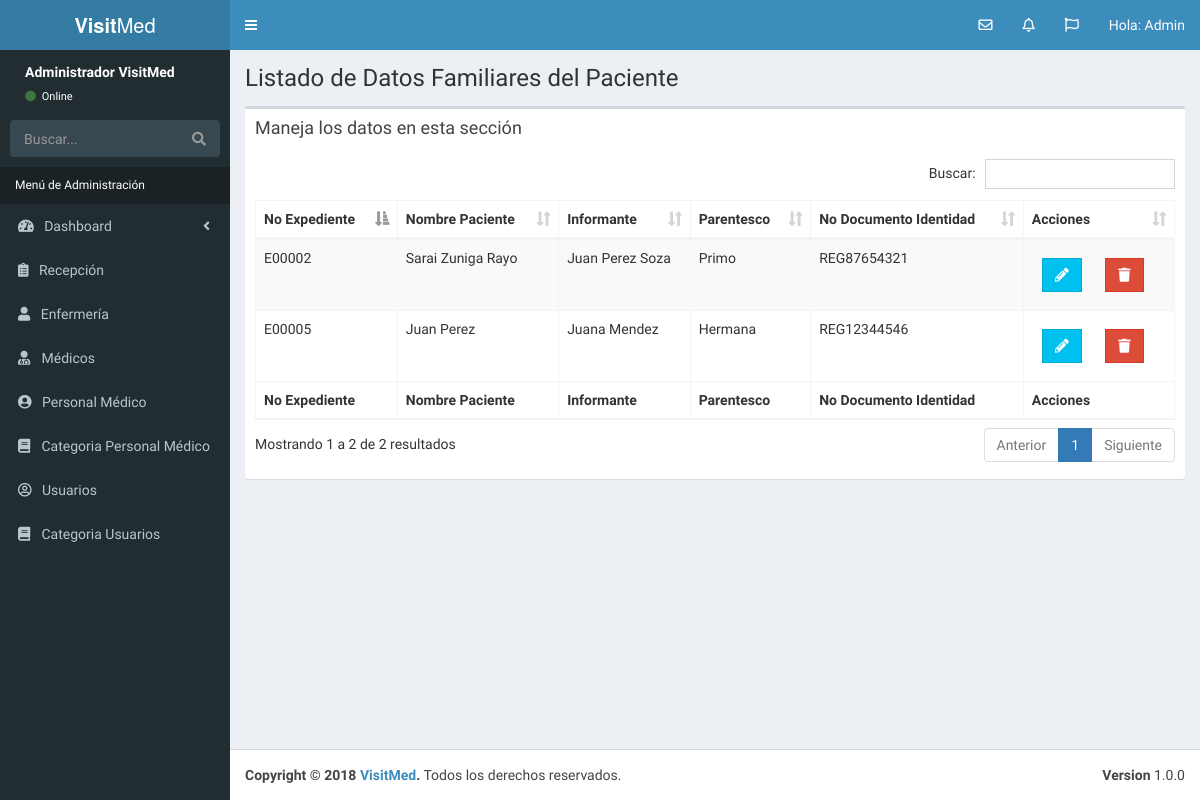
Before: /lista_ficha_informacion.php (signed in) with the older database file.
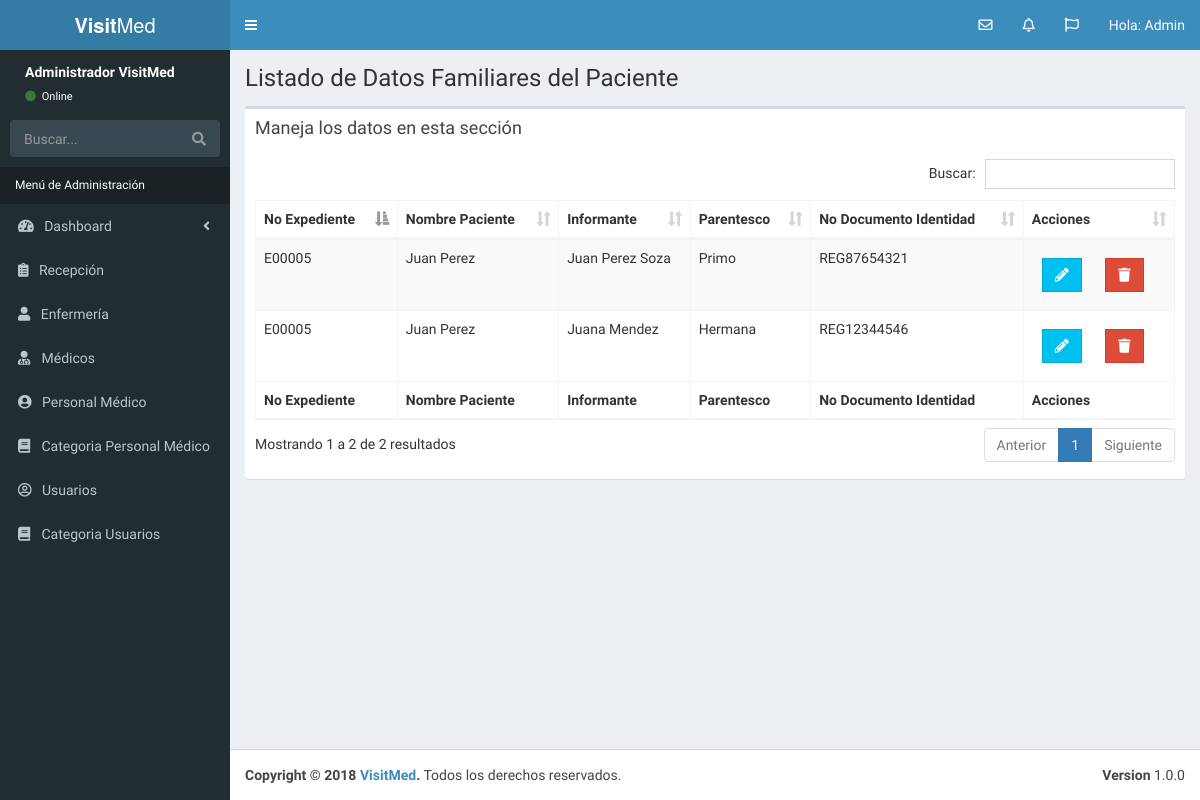
After: the same page with the newer database file.
### tables this page shows
CREATE TABLE `datos_informante` (
  `id_informante_paciente` int(10) NOT NULL,
  `numero_paciente_informante` int(10) NOT NULL,
  `nombre_informante` varchar(120) NOT NULL,
  `parentesco_informante` varchar(60) NOT NULL,
  `documento_identidad_informante` varchar(60) NOT NULL,
  `numero_documento_informante` varchar(60) NOT NULL,
  `usuario_recepcion` varchar(60) NOT NULL,
  `fecha_inscripcion` date NOT NULL,
  `observaciones_inscripcion` text NOT NULL,
  `editado` datetime NOT NULL
);

CREATE TABLE `datos_paciente` (
  `id_paciente` int(10) NOT NULL,
  `numero_expediente` varchar(60) NOT NULL,
  `primer_apellido_paciente` varchar(60) NOT NULL,
  `segundo_apellido_paciente` varchar(60) NOT NULL,
  `nombre_paciente` varchar(120) NOT NULL,
  `sexo_paciente` varchar(60) NOT NULL,
  `fecha_nacimiento_paciente` date NOT NULL,
  `edad_paciente` int(10) NOT NULL,
  `unidad_tiempo` tinyint(10) NOT NULL,
  `estado_civil` tinyint(10) NOT NULL,
  `documento_legal_identidad` varchar(60) NOT NULL,
  `numero_documento` varchar(60) NOT NULL,
  `ocupacion_paciente` varchar(60) NOT NULL,
  `direccion_paciente` text NOT NULL,
  `telefono_paciente` int(20) NOT NULL,
  `editado` datetime NOT NULL
);

### lista_ficha_informacion.php (the view, shortened to what this page needs)
<?php
      include_once 'funciones/funciones.php';
      include_once 'templates/header.php';
      include_once 'templates/barra.php';
      include_once 'templates/navegacion.php';
?>
  <div class="content-wrapper">
    <section class="content-header">
          <h1>
            Listado de Datos Familiares del Paciente
          </h1>
    </section>
   <section class="content">
      <div class="row">
        <div class="col-xs-12">
          <div class="box">
            <div class="box-header">
              <h3 class="box-title">Maneja los datos en esta sección</h3>
            </div>
            <div class="box-body">
              <table id="registros" class="table table-bordered table-striped">
                <thead>
                <tr>
                  <th>No Expediente</th>
                  <th>Nombre Paciente</th>
                  <th>Informante</th>
                  <th>Parentesco</th>
                  <th>No Documento Identidad</th>
                  <th>Acciones</th>
                </tr>
                </thead>
                <tbody>
                    <?php
                     try {
                        $sql = "SELECT numero_expediente, primer_apellido_paciente, segundo_apellido_paciente, nombre_paciente, nombre_informante, parentesco_informante, numero_documento_informante, id_informante_paciente  ";
                        $sql .= " FROM datos_informante ";
                        $sql .= " INNER JOIN datos_paciente ";
                        $sql .= " ON datos_informante.numero_paciente_informante=datos_paciente.id_paciente ";
                        $sql .= " ORDER BY numero_expediente";
                        $resultado = $conn->query($sql);
                     } catch (Exception $e) {
                        $error = $e->getMessage();
                        echo $error;
                     }
                     while($ficha_familia = $resultado->fetch_assoc() ) { ?>
                          <tr>
                              <td><?php echo $ficha_familia['numero_expediente']; ?></td>
                              <td><?php echo $ficha_familia['nombre_paciente'] . " " . $ficha_familia['primer_apellido_paciente'] . " " . $ficha_familia['segundo_apellido_paciente']; ?></td>
                              <td><?php echo $ficha_familia['nombre_informante']; ?></td>
                              <td><?php echo $ficha_familia['parentesco_informante'];  ?></td>
                              <td><?php echo $ficha_familia['numero_documento_informante']; ?></td>
                              <td>
                                <a href="editar_ficha_informacion.php?id=<?php echo $ficha_familia['id_informante_paciente']; ?>" class="btn btn-info btn-flat margin ">
                                    <i class="fas fa-pencil-alt"></i>
                                </a>
                                <a href="#" data-id="<?php echo $ficha_familia['id_informante_paciente']; ?>" data-tipo="ficha_informacion" class="btn btn-danger btn-flat margin borrar_registro">
                                    <i class="fa fa-trash"></i>
                                </a>
                              </td>
                          </tr>
                     <?php } ?>
                </tbody>
                <tfoot>
                <tr>
                  <th>No Expediente</th>
                  <th>Nombre Paciente</th>
                  <th>Informante</th>
                  <th>Parentesco</th>
                  <th>No Documento Identidad</th>
                  <th>Acciones</th>
                </tr>
                </tfoot>
              </table>
            </div>
          </div>
        </div>
      </div>
    </section>
  </div>
  <?php
        include_once 'templates/footer.php';
  ?>

### templates/header.php (shortened to what this page needs)
<!DOCTYPE html>
<html>
<head>
  <link rel="stylesheet" href="css/bootstrap.min.css">
  <link rel="stylesheet" href="css/select2.min.css">
  <link rel="stylesheet" href="css/font-awesome.min.css">
  <link rel="stylesheet" href="css/ionicons.min.css">
  <link rel="stylesheet" href="css/dataTables.bootstrap.min.css">
  <link rel="stylesheet" href="css/bootstrap-datepicker.min.css">
  <link rel="stylesheet" href="css/bootstrap-timepicker.min.css">
  <link rel="stylesheet" href="css/AdminLTE.min.css">
  <link rel="stylesheet" href="css/skins/_all-skins.min.css">
  <link rel="stylesheet" href="css/sweetalert2.all.min.css">
  <link rel="stylesheet" href="css/admin.css">
  <link rel="stylesheet" href="https://use.fontawesome.com/releases/v5.4.2/css/all.css">
</head>

### templates/barra.php (shortened to what this page needs)
<body class="hold-transition skin-blue sidebar-mini">
<div class="wrapper">
  <header class="main-header">
    <a href="#" class="logo">
      <span class="logo-lg"><b>Visit</b>Med</span>
    </a>
    <nav class="navbar navbar-static-top">
      <a href="#" class="sidebar-toggle" data-toggle="push-menu" role="button">
      </a>
      <div class="navbar-custom-menu">
        <ul class="nav navbar-nav">
                            <li class="dropdown messages-menu">
                              <a href="#" class="dropdown-toggle" data-toggle="dropdown">
                                <i class="far fa-envelope"></i>
                              </a>
                            </li>
                            <li class="dropdown notifications-menu">
                              <a href="#" class="dropdown-toggle" data-toggle="dropdown">
                                <i class="far fa-bell"></i>
                              </a>
                            </li>
                            <li class="dropdown tasks-menu">
                              <a href="#" class="dropdown-toggle" data-toggle="dropdown">
                                <i class="far fa-flag"></i>
                              </a>
                            </li>
          <li class="dropdown user user-menu">
            <a href="#" class="dropdown-toggle" data-toggle="dropdown">
              <span class="hidden-xs">Hola: Admin</span>
            </a>
          </li>
        </ul>
      </div>
    </nav>
  </header>

### templates/navegacion.php (shortened to what this page needs)
<aside class="main-sidebar">
  <section class="sidebar">
    <div class="user-panel">
      <div class="info">
        <p>Administrador VisitMed</p>
        <a href="#"><i class="fa fa-circle text-success"></i> Online</a>
      </div>
    </div>
    <form action="#" method="get" class="sidebar-form">
      <div class="input-group">
        <input type="text" name="q" class="form-control" placeholder="Buscar...">
        <span class="input-group-btn">
              <button type="submit" name="search" id="search-btn" class="btn btn-flat"><i class="fa fa-search"></i>
              </button>
            </span>
      </div>
    </form>
    <ul class="sidebar-menu" data-widget="tree">
      <li class="header">Menú de Administración</li>
      <li class="treeview">
        <a href="#">
          <i class="fas fa-tachometer-alt"></i>&nbsp;&nbsp; <span>Dashboard</span>
          <span class="pull-right-container">
            <i class="fa fa-angle-left pull-right"></i>
          </span>
        </a>
      </li>
      <li class="treeview">
        <a href="#">
        <i class="fas fa-clipboard-list" aria-hidden="true"></i>&nbsp;&nbsp;
          <span>Recepción</span>
        </a>
      </li>
      <li class="treeview">
        <a href="#">
          <i class="fas fa-user" aria-hidden="true"></i>&nbsp;&nbsp;
          <span>Enfermería</span>
        </a>
      </li>
      <li class="treeview">
        <a href="#">
        <i class="fa fa-user-md" aria-hidden="true"></i>
          <span>Médicos</span>
        </a>
      </li>
      <li class="treeview">
        <a href="#">
          <i class="fas fa-user-circle"></i>&nbsp;&nbsp;
          <span>Personal Médico</span>
        </a>
      </li>
      <li class="treeview">
        <a href="#">
          <i class="fa fa-book"></i>
          <span>Categoria Personal Médico</span>
        </a>
      </li>
      <li class="treeview">
        <a href="#">
          <i class="far fa-user-circle"></i>&nbsp;&nbsp;
          <span>Usuarios</span>
        </a>
      </li>
      <li class="treeview">
        <a href="#">
          <i class="fa fa-book"></i>
          <span>Categoria Usuarios</span>
        </a>
      </li>
    </ul>
  </section>
</aside>

### templates/footer.php (shortened to what this page needs)
  <footer class="main-footer">
    <div class="pull-right hidden-xs">
      <b>Version</b> 1.0.0
    </div>
    <strong>Copyright &copy; 2018 <a href="#">VisitMed</a>.</strong> Todos los derechos reservados.
  </footer>
  </div>
</body>
</html>

### css/admin.css (style rules this page uses)
.user-panel { height: 60px; }
.user-panel>.info { position: relative; left: auto; }
.skin-blue .sidebar-menu>li.header { color: white; }

Changed rows visible on the page:
changed datos_informante "Juan Perez Soza": numero_paciente_informante.numero_expediente "E00002" → "E00005"; numero_paciente_informante.nombre_paciente "Sarai" → "Juan"; numero_paciente_informante.primer_apellido_paciente "Zuniga" → "Perez"; numero_paciente_informante.segundo_apellido_paciente "Rayo" → (not shown)
